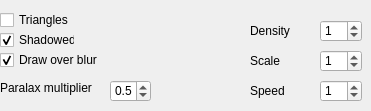
   <widget class="QWidget" name="tab_6">
    <attribute name="title">
     <string>Triangles</string>
    </attribute>
    <widget class="QCheckBox" name="triangles">
     <property name="geometry">
      <rect>
       <x>0</x>
       <y>10</y>
       <width>75</width>
       <height>20</height>
      </rect>
     </property>
     <property name="text">
      <string>Triangles</string>
     </property>
    </widget>
    <widget class="QCheckBox" name="trianglesshadow">
     <property name="geometry">
      <rect>
       <x>0</x>
       <y>30</y>
       <width>75</width>
       <height>20</height>
      </rect>
     </property>
     <property name="text">
      <string>Shadowed</string>
     </property>
     <property name="checked">
      <bool>true</bool>
     </property>
    </widget>
    <widget class="QCheckBox" name="trianglesdrawoverblur">
     <property name="geometry">
      <rect>
       <x>0</x>
       <y>50</y>
       <width>111</width>
       <height>20</height>
      </rect>
     </property>
     <property name="text">
      <string>Draw over blur</string>
     </property>
     <property name="checked">
      <bool>true</bool>
     </property>
    </widget>
    <widget class="QDoubleSpinBox" name="trianglesparalaxmultiplier">
     <property name="geometry">
      <rect>
       <x>110</x>
       <y>80</y>
       <width>41</width>
       <height>22</height>
      </rect>
     </property>
     <property name="decimals">
      <number>1</number>
     </property>
     <property name="maximum">
      <double>1.000000000000000</double>
     </property>
     <property name="singleStep">
      <double>0.100000000000000</double>
     </property>
     <property name="value">
      <double>0.500000000000000</double>
     </property>
    </widget>
    <widget class="QLabel" name="label_12">
     <property name="geometry">
      <rect>
       <x>0</x>
       <y>80</y>
       <width>101</width>
       <height>16</height>
      </rect>
     </property>
     <property name="text">
      <string>Paralax multiplier</string>
     </property>
    </widget>
    <widget class="QSpinBox" name="trianglesdensity">
     <property name="geometry">
      <rect>
       <x>320</x>
       <y>20</y>
       <width>42</width>
       <height>22</height>
      </rect>
     </property>
     <property name="maximum">
      <number>10</number>
     </property>
     <property name="value">
      <number>1</number>
     </property>
    </widget>
    <widget class="QSpinBox" name="trianglesscale">
     <property name="geometry">
      <rect>
       <x>320</x>
       <y>50</y>
       <width>42</width>
       <height>22</height>
      </rect>
     </property>
     <property name="maximum">
      <number>10</number>
     </property>
     <property name="value">
      <number>1</number>
     </property>
    </widget>
    <widget class="QSpinBox" name="trianglesspeed">
     <property name="geometry">
      <rect>
       <x>320</x>
       <y>80</y>
       <width>42</width>
       <height>22</height>
      </rect>
     </property>
     <property name="maximum">
      <number>10</number>
     </property>
     <property name="value">
      <number>1</number>
     </property>
    </widget>
    <widget class="QLabel" name="label_13">
     <property name="geometry">
      <rect>
       <x>250</x>
       <y>20</y>
       <width>51</width>
       <height>21</height>
      </rect>
     </property>
     <property name="text">
      <string>Density</string>
     </property>
    </widget>
    <widget class="QLabel" name="label_14">
     <property name="geometry">
      <rect>
       <x>250</x>
       <y>50</y>
       <width>51</width>
       <height>21</height>
      </rect>
     </property>
     <property name="text">
      <string>Scale</string>
     </property>
    </widget>
    <widget class="QLabel" name="label_15">
     <property name="geometry">
      <rect>
       <x>250</x>
       <y>80</y>
       <width>51</width>
       <height>21</height>
      </rect>
     </property>
     <property name="text">
      <string>Speed</string>
     </property>
    </widget>
   </widget>
